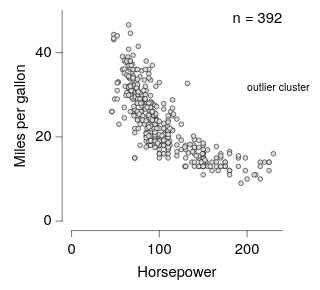

The specification (Vega-Lite) saved for this image:
### Vega-Lite specification from a JSON file in a GitHub repository (floating-point values rounded to 4 significant figures; data arrays with more than 128 entries replaced by an {"elided": "..."} marker saying what was removed)
{"background": null, "config": {"arc": {"fill": "#DBDBDB", "fillOpacity": 1.0, "innerRadius": 25.0, "padAngle": 0.03, "stroke": "black", "strokeOpacity": 1, "strokeWidth": 0.25}, "area": {"fill": "#DBDBDB", "fillOpacity": 1.0, "stroke": "black", "strokeOpacity": 1, "strokeWidth": 0.25}, "axis": {"domain": true, "domainCap": "round", "domainColor": "black", "domainWidth": 0.25, "grid": false, "gridCap": "round", "gridColor": "#F1F1F1", "gridDash": [0, 0], "gridOpacity": 1.0, "gridWidth": 0.25, "labelColor": "black", "labelFont": "Helvetica Neue", "labelFontSize": 7, "labelFontStyle": "normal", "labelFontWeight": 400, "offset": 4.5, "ticks": true, "tickCap": "round", "tickColor": "black", "tickRound": false, "tickSize": 3, "tickWidth": 0.25, "titleColor": "black", "titleFont": "Helvetica Neue", "titleFontSize": 7, "titleFontStyle": "normal", "titleFontWeight": 400}, "axisX": {"domain": true, "labelAlign": "center", "labelAngle": 0, "labels": true, "ticks": true, "translate": 0}, "axisY": {"domain": true, "labelAlign": "right", "labelAngle": 0, "labels": true, "ticks": true, "translate": 0}, "axisRight": {"domain": true, "labelAlign": "left", "labelAngle": 0, "labels": true, "ticks": true, "translate": 0}, "axisTop": {"domain": true, "labelAlign": "center", "labelAngle": 0, "labels": true, "ticks": true, "translate": 0}, "axisBand": {"tickOffset": 0}, "bar": {"fill": "#DBDBDB", "fillOpacity": 1.0, "stroke": "black", "strokeOpacity": 1, "strokeWidth": 0.25}, "boxplot": {"size": 9.0, "ticks": {"cornerRadius": 0.25, "fill": "black", "size": 4.5, "thickness": 0.25}, "box": {"fillOpacity": 1.0, "stroke": "black", "strokeOpacity": 1, "strokeWidth": 0.25}, "median": {"fill": "black", "fillOpacity": 1.0, "size": 9.0, "thickness": 0.25}, "rule": {"fill": "black", "fillOpacity": 1.0, "size": 10.0, "stroke": "black", "strokeDash": [0, 0], "strokeOpacity": 1, "strokeWidth": 0.25}, "outliers": {"color": "black", "fill": "black", "fillOpacity": 1.0, "size": 0, "stroke": "black", "strokeOpacity": 1, "strokeWidth": 0.25}}, "circle": {"fill": "black", "fillOpacity": 1.0, "size": 0.5, "stroke": null, "strokeOpacity": 1, "strokeWidth": 0.25}, "errorband": {"band": {"fillOpacity": 0.6, "stroke": null, "strokeWidth": 0.25, "strokeOpacity": 1}, "borders": {"opacity": 0, "strokeOpacity": 0.25, "strokeWidth": 1}}, "errorbar": {"opacity": 1, "rule": {"strokeDash": [0, 0], "strokeWidth": 0.25}, "ticks": {"color": "black", "cornerRadius": 0.125, "opacity": 1, "size": 6.0, "thickness": 0.25}, "thickness": 0.25}, "font": "Helvetica Neue", "geoshape": {"fill": "#DBDBDB", "fillOpacity": 1.0, "stroke": "black", "strokeOpacity": 1, "strokeWidth": 0.25}, "header": {"labelColor": "black", "labelFont": "Helvetica Neue", "labelFontSize": 7, "labelFontStyle": "normal", "labelFontWeight": 400, "titleColor": "black", "titleFont": "Helvetica Neue", "titleFontSize": 7, "titleFontStyle": "normal", "titleFontWeight": 400, "titlePadding": 0}, "legend": {"disable": false, "offset": 4.5, "titlePadding": 4, "labelOffset": 2, "gradientLabelOffset": 2, "gradientLength": 50.0, "gradientThickness": 5.0, "gradientOpacity": 1.0, "gradientStrokeColor": "black", "gradientStrokeWidth": 0.25, "labelColor": "black", "labelFont": "Helvetica Neue", "labelFontSize": 7, "labelFontStyle": "normal", "labelFontWeight": 400, "strokeColor": "black", "strokeWidth": 0, "symbolSize": 42, "symbolStrokeColor": "black", "symbolStrokeWidth": 0.25, "titleColor": "black", "titleFont": "Helvetica Neue", "titleFontSize": 7, "titleFontStyle": "normal", "titleFontWeight": 400}, "line": {"color": "black", "stroke": "black", "strokeCap": "round", "strokeDash": [0, 0], "strokeOpacity": 1, "strokeWidth": 0.375}, "point": {"filled": true, "fill": "#DBDBDB", "fillOpacity": 1.0, "size": 5.0, "stroke": "black", "strokeOpacity": 1, "strokeWidth": 0.25}, "range": {"category": ["#C6D9F1", "#F1C9CB", "#FEF0B9", "#CEE37A", "#7AA8E0", "#E589A3", "#FDDD5D", "#68B961", "#4177B1", "#C35082", "#E5C227", "#438156"], "diverging": {"scheme": ["#C35082", "#CE6D94", "#D989A7", "#E2A4BA", "#EABFCE", "#F1DBE2", "#F6F6F6", "#D7E0EB", "#B9CBE0", "#9BB6D5", "#7DA1C9", "#5F8CBD", "#4177B1"]}, "heatmap": {"scheme": ["#130010", "#27022E", "#370453", "#3D1E76", "#3A3B92", "#2E57AA", "#1374BA", "#1A90BE", "#20ABC1", "#27C6C1", "#48DEB3", "#91EE9F"]}, "ordinal": {"scheme": ["#F1F1F1", "#DBDBDB", "#C6C6C6", "#B2B2B2", "#9D9D9D", "#898989", "#767676", "#636363", "#515151", "#404040", "#2F2F2F", "#1F1F1F"]}, "ramp": {"scheme": ["#130010", "#27022E", "#370453", "#3D1E76", "#3A3B92", "#2E57AA", "#1374BA", "#1A90BE", "#20ABC1", "#27C6C1", "#48DEB3", "#91EE9F"]}}, "rule": {"color": "black", "stroke": "black", "strokeCap": "round", "strokeDash": [2, 2], "strokeOpacity": 1, "strokeWidth": 0.25}, "scale": {"bandPaddingInner": 0.1, "bandPaddingOuter": 0.1, "round": false}, "rect": {"fill": "#DBDBDB", "fillOpacity": 1.0, "stroke": "black", "strokeOpacity": 1, "strokeWidth": 0.25}, "square": {"fill": "#DBDBDB", "fillOpacity": 1.0, "size": 10.0, "stroke": "black", "strokeOpacity": 1, "strokeWidth": 0.25}, "text": {"color": "black", "font": "Helvetica Neue", "fontSize": 7, "fontStyle": "normal", "fontWeight": 400}, "title": {"anchor": "middle", "frame": "group", "color": "black", "font": "Helvetica Neue", "fontSize": 7, "fontStyle": "normal", "fontWeight": 400, "subtitleColor": "black", "subtitleFont": "Helvetica Neue", "subtitleFontSize": "Helvetica Neue", "subtitleFontStyle": "normal", "subtitleFontWeight": 400}, "view": {"continuousWidth": 100, "continuousHeight": 100, "discreteWidth": 100, "discreteHeight": 100, "fill": null, "stroke": null, "strokeWidth": 0.25}}, "layer": [{"data": {"name": "data-7285c4e2e195e5a75737a34913199f5f"}, "mark": {"type": "point"}, "encoding": {"x": {"field": "Horsepower", "type": "quantitative"}, "y": {"field": "Miles_per_Gallon", "title": "Miles per gallon", "type": "quantitative"}}}, {"data": {"values": [{"__dysonsphere__": 1}]}, "mark": {"type": "text", "align": "right", "angle": 0, "baseline": "top", "dx": 0, "dy": 0, "opacity": 1.0}, "encoding": {"text": {"value": "n = 392"}, "x": {"value": 100}, "y": {"value": 0}}}, {"data": {"values": [{"__dysonsphere__": 1}]}, "mark": {"type": "text", "align": "left", "angle": 0, "baseline": "middle", "dx": 0, "dy": 0, "fontSize": 5, "opacity": 1.0}, "encoding": {"text": {"value": "outlier cluster"}, "x": {"datum": 200.0}, "y": {"datum": 32.0}}}], "$schema": "https://vega.github.io/schema/vega-lite/v6.4.1.json", "datasets": {"data-7285c4e2e195e5a75737a34913199f5f": {"elided": "392 records"}}}
